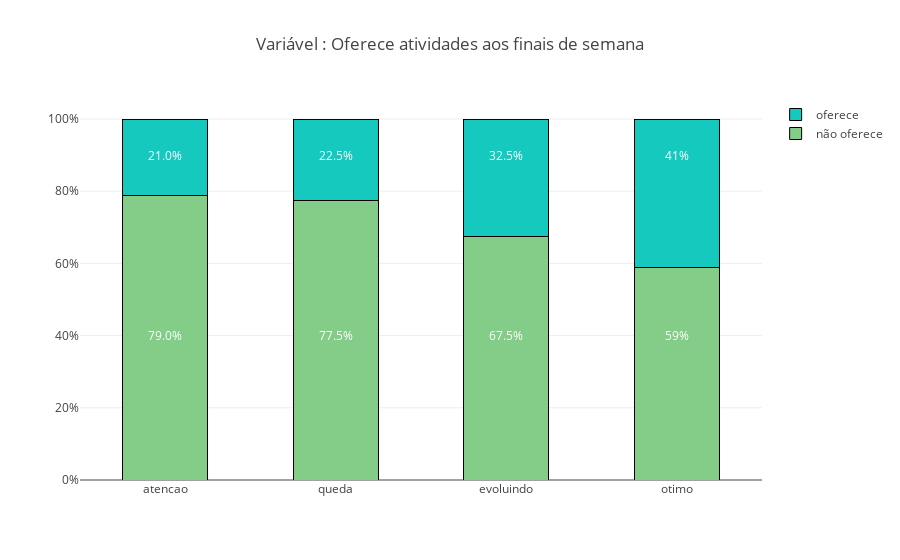

Notebook source saved alongside this figure:
### Code cell
data = []
df1 = df_atv[df_atv['in_final_semana']==1]
df1 = df1.sort_values('prop', ascending=False)
trace1 = go.Bar(
    x = df1['cenario'].unique().tolist(),
    y = df1['prop']*100,
    name = 'oferece',
    marker = dict(color=color_opt[0], line=dict(color='rgb(0, 0, 0)', width=1))
)
df2 = df_atv[df_atv['in_final_semana']==0]
df2 = df2.sort_values('prop', ascending=False)
trace2 = go.Bar(
    x = df2['cenario'].unique().tolist(),
    y = df2['prop']*100,
    name = 'não oferece',
    marker = dict(color=color_opt[1], line=dict(color='rgb(0, 0, 0)', width=1))
)

layout = go.Layout(title = "Variável : Oferece atividades aos finais de semana", barmode='stack', bargap=0.5, 
                   yaxis = dict(tickmode='array', 
                                tickvals = [0, 20, 40, 60, 80, 100],
                                ticktext=['0%', '20%', '40%', '60%', '80%', '100%']),
                  annotations = [dict(x = 'atencao', y = 40, xref='x', yref='y', text='79.0%', showarrow=False, font=dict(color='rgb(255, 255, 255)')),
                                 dict(x = 'atencao', y = 90, xref='x', yref='y', text='21.0%', showarrow=False, font=dict(color='rgb(255, 255, 255)')),
                                dict(x = 'queda', y = 40, xref='x', yref='y', text='77.5%', showarrow=False, font=dict(color='rgb(255, 255, 255)')),
                                dict(x = 'queda', y = 90, xref='x', yref='y', text='22.5%', showarrow=False, font=dict(color='rgb(255, 255, 255)')),
                                dict(x = 'evoluindo', y = 40, xref='x', yref='y', text='67.5%', showarrow=False, font=dict(color='rgb(255, 255, 255)')),
                                dict(x = 'evoluindo', y = 90, xref='x', yref='y', text='32.5%', showarrow=False, font=dict(color='rgb(255, 255, 255)')),
                                dict(x = 'otimo', y = 40, xref='x', yref='y', text='59%', showarrow=False, font=dict(color='rgb(255, 255, 255)')),
                                dict(x = 'otimo', y = 90, xref='x', yref='y', text='41%', showarrow=False, font=dict(color='rgb(255, 255, 255)')),
                                ])
fig = go.Figure(data=[trace2, trace1], layout=layout)
iplot(fig)

### Figure 1 — Plotly figure (JSON) as saved in the notebook; plotly's stock layout.template omitted (floating-point values rounded to 4 significant figures)
{"data": [{"marker": {"color": "rgb(132,205,137)", "line": {"color": "rgb(0, 0, 0)", "width": 1}}, "name": "não oferece", "type": "bar", "uid": "f8ee5af4-f213-11e8-8ba0-f4b7e2cdd6d2", "x": ["atencao", "queda", "evoluindo", "otimo"], "y": [78.93, 77.5, 67.53, 58.97]}, {"marker": {"color": "rgb(21,201,190)", "line": {"color": "rgb(0, 0, 0)", "width": 1}}, "name": "oferece", "type": "bar", "uid": "f8ee5af5-f213-11e8-8889-f4b7e2cdd6d2", "x": ["otimo", "evoluindo", "queda", "atencao"], "y": [41.03, 32.47, 22.5, 21.07]}], "layout": {"annotations": [{"font": {"color": "rgb(255, 255, 255)"}, "showarrow": false, "text": "79.0%", "x": "atencao", "xref": "x", "y": 40, "yref": "y"}, {"font": {"color": "rgb(255, 255, 255)"}, "showarrow": false, "text": "21.0%", "x": "atencao", "xref": "x", "y": 90, "yref": "y"}, {"font": {"color": "rgb(255, 255, 255)"}, "showarrow": false, "text": "77.5%", "x": "queda", "xref": "x", "y": 40, "yref": "y"}, {"font": {"color": "rgb(255, 255, 255)"}, "showarrow": false, "text": "22.5%", "x": "queda", "xref": "x", "y": 90, "yref": "y"}, {"font": {"color": "rgb(255, 255, 255)"}, "showarrow": false, "text": "67.5%", "x": "evoluindo", "xref": "x", "y": 40, "yref": "y"}, {"font": {"color": "rgb(255, 255, 255)"}, "showarrow": false, "text": "32.5%", "x": "evoluindo", "xref": "x", "y": 90, "yref": "y"}, {"font": {"color": "rgb(255, 255, 255)"}, "showarrow": false, "text": "59%", "x": "otimo", "xref": "x", "y": 40, "yref": "y"}, {"font": {"color": "rgb(255, 255, 255)"}, "showarrow": false, "text": "41%", "x": "otimo", "xref": "x", "y": 90, "yref": "y"}], "bargap": 0.5, "barmode": "stack", "title": "Variável : Oferece atividades aos finais de semana", "yaxis": {"tickmode": "array", "ticktext": ["0%", "20%", "40%", "60%", "80%", "100%"], "tickvals": [0, 20, 40, 60, 80, 100]}}}
